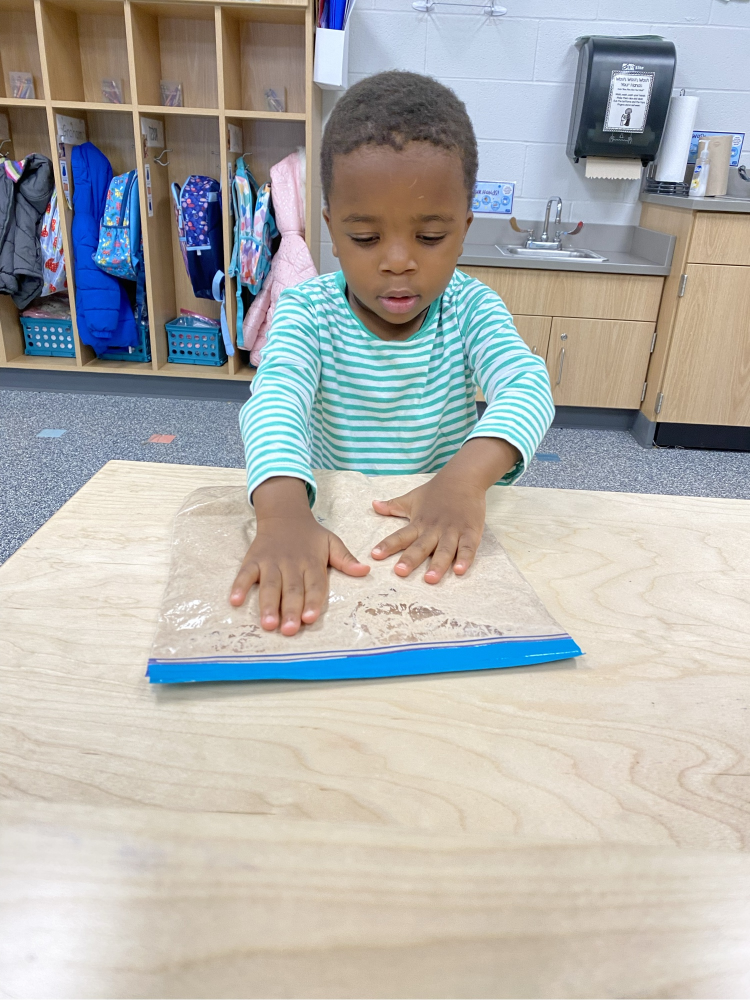
#> input picture imaging.seesaw11.jpg, 1500 x 2000 px (shown at 1/2 size)
$ python cv_demo.py
#> lines starting #> are read from the running program, lines starting #| are printed output that depends on the picture; after the words box and inside, x2 and y2 are one past the last pixel; in counts of white or black regions, pixels touching at a corner belong together
from PIL import Image
import numpy as np
import cv2 as cv
import os
from enum import Enum

def convert_pil_arr(pil_obj):
    img_arr = np.array(pil_obj)
    return img_arr

def cv_draw_rectangle(img, face_rectangle, show = False, color=None, thickness=None):

    class colorcode(Enum): #BGR scale
        blue = (255, 0, 0)
        green = (0, 255, 0)
        red = (0, 0, 255)

    if thickness is None:
        thickness = 4 #-1 for black fill
    else:
        thickness = int(thickness)

    if color is None or color == 'red' or color == 'red'.upper() or color == (255, 0, 0):
        color = colorcode.red.value
    elif color == 'green' or color == 'green'.upper() or color == (0, 255, 0):
        color = colorcode.green.value
    elif color == 'blue' or color == 'blue'.upper() or color == (0, 0, 255):
        color = colorcode.blue.value

    if show is False:
        for (x,y,w,h) in face_rectangle:
            start_pt = (x,y) #x and y = top left corner of the image
            end_pt = (x+w,y+h) #x+w and y+h = bottom right corner
            cv.rectangle(img, start_pt, end_pt, color, thickness=thickness)
    else:
        for (x,y,w,h) in face_rectangle:
            start_pt = (x,y) #x and y = top left corner of the image
            end_pt = (x+w,y+h) #x+w and y+h = bottom right corner
            cv.rectangle(convert_pil_arr(pil_obj), start_pt, end_pt, color, thickness=thickness)
        cv.imshow('detected faces',img)
        cv.waitKey()
        cv.destroyAllWindows()

#choose classifier
def use_builtin_face_classifier():
    opencv_base_dir = os.path.dirname(os.path.abspath(cv.__file__))
    haar_algo = os.path.join(opencv_base_dir, 'data/haarcascade_frontalface_alt.xml') #haar_classifier = cv.data.haarcascades + 'haarcascade_frontalface_alt.xml'; used alone and notice the alt there
    return haar_algo

def use_builtin_eye_classifier():
    opencv_base_dir = os.path.dirname(os.path.abspath(cv.__file__))
    haar_algo = os.path.join(opencv_base_dir, 'data/haarcascade_eye.xml') #haar_classifier = cv.data.haarcascades + 'haarcascade_frontalface_alt.xml'; used alone and notice the alt there
    return haar_algo

#CV
img=cv.imread("imaging.seesaw11.jpg")
#> img is the input picture: shape (2000, 1500, 3); mean B, G, R 172.3, 175.9, 176.3
#pil_obj = Image.fromarray(img)
#pil_obj = pil_obj.resize((810,1080))
#img = np.array(pil_obj)
grayimg=cv.cvtColor(img, cv.COLOR_BGR2GRAY)
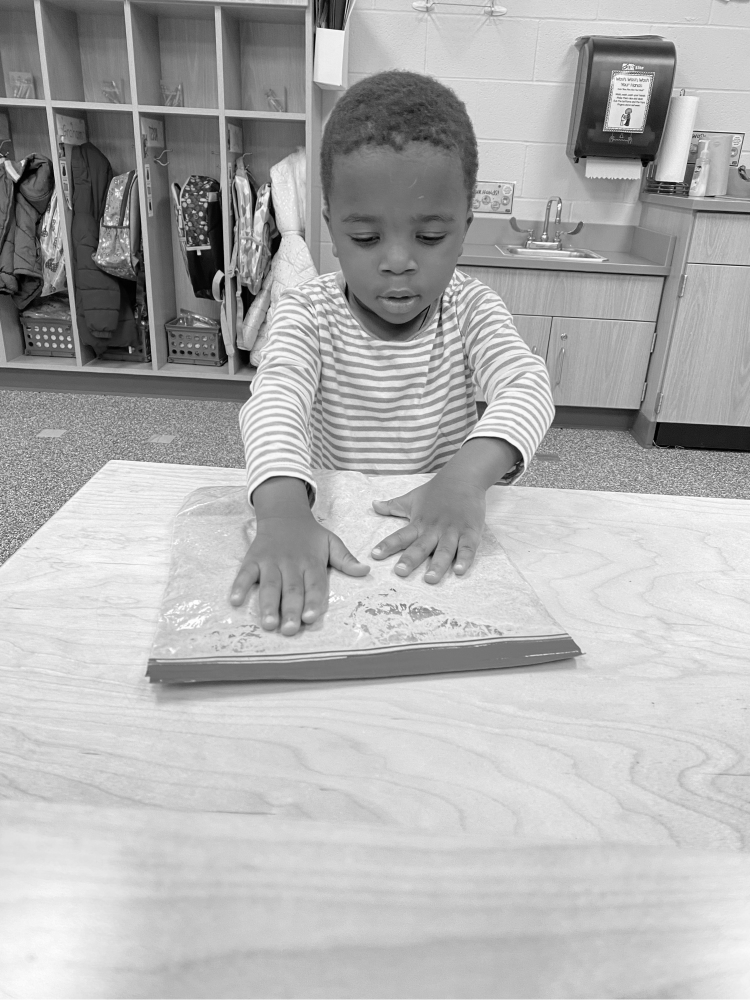
#> grayimg: shape (2000, 1500) (shown at 1/2 size); min 0, max 255, mean 175.6

haar_classifier = use_builtin_face_classifier()
eye_classifier = use_builtin_eye_classifier()
haar_cascade = cv.CascadeClassifier(haar_classifier)
eye_cascade = cv.CascadeClassifier(eye_classifier)

faces_rect = haar_cascade.detectMultiScale(grayimg, scaleFactor=1.3, minNeighbors=3)
#> faces_rect = [[632, 347, 331, 331]]

for (x, y, w, h) in faces_rect:
    cv.rectangle(img, (x, y), (x+w, y+h), (0, 0, 255), thickness=4)
    pil_obj = Image.fromarray(img)
    face = pil_obj.crop((x,y,x+w,y+h))
    face = np.array(face)

    roi_gray = grayimg[y:y+h, x:x+w]
    roi_color = img[y:y+h, x:x+w]
    eyes = eye_cascade.detectMultiScale(roi_gray)
    for (ex,ey,ew,eh) in eyes:
        cv.rectangle(roi_color,(ex,ey),(ex+ew,ey+eh),(0,255,0),2)
#> this loop made 1 pass
#> pass 1, `pil_obj = Image.fromarray(img)`:
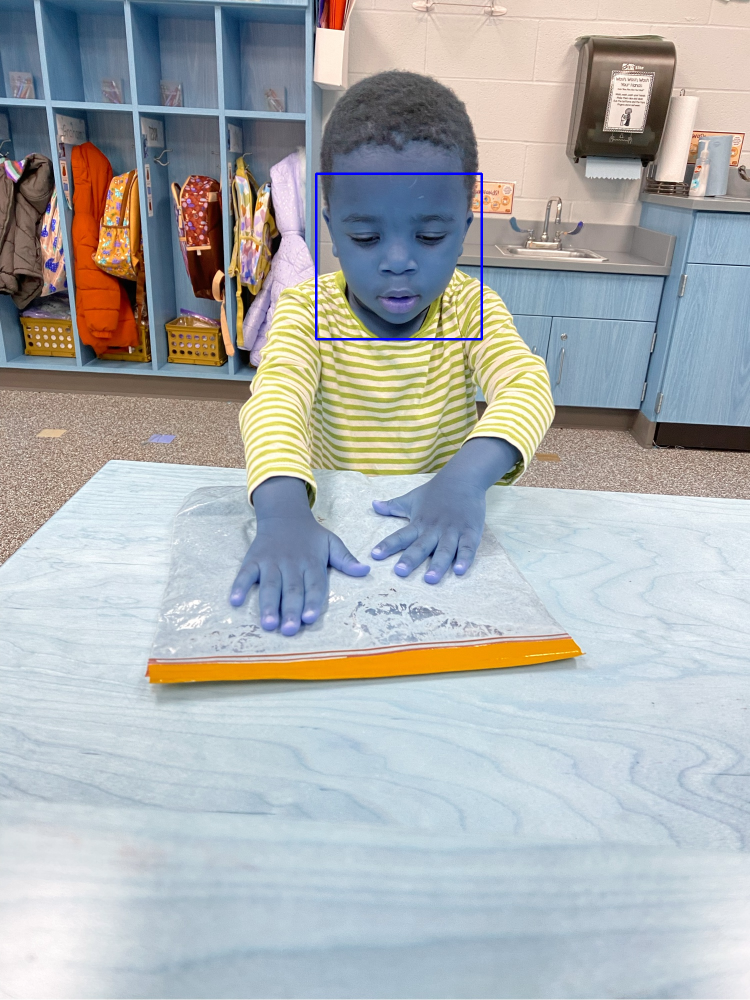
#> pil_obj: PIL image 1500x2000 RGB (shown at 1/2 size); mean R, G, B 171.9, 175.5, 176.5
#> pass 1, `face = pil_obj.crop((x,y,x+w,y+h))`:
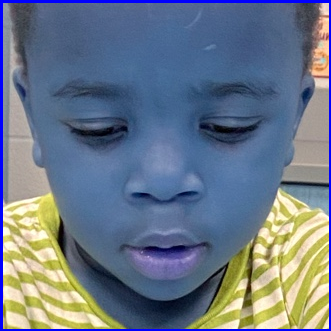
#> face: PIL image 331x331 RGB; mean R, G, B 106.1, 119.3, 135.9
#> pass 1, `roi_gray = grayimg[y:y+h, x:x+w]`:
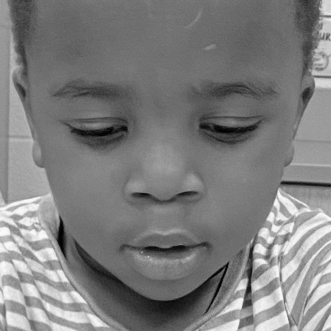
#> roi_gray: shape (331, 331); min 0, max 251, mean 125
#> after the loop:
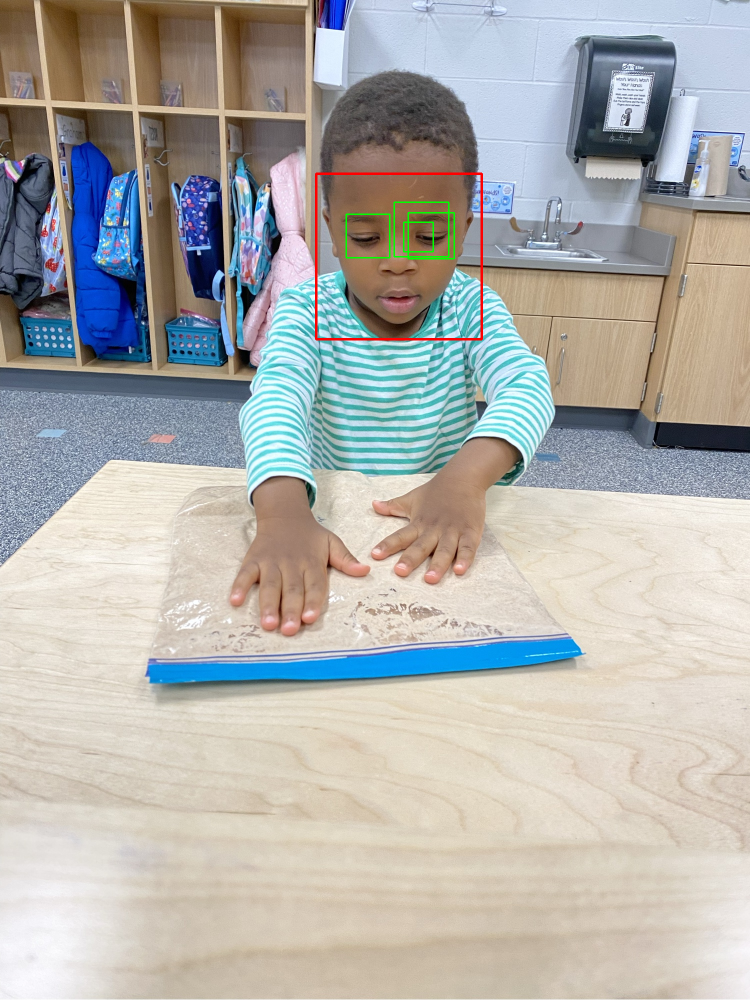
#> img: shape (2000, 1500, 3) (shown at 1/2 size); 0.36% of pixels changed, all inside (x1, y1, x2, y2) = (630, 345, 966, 681)
#> after the loop:
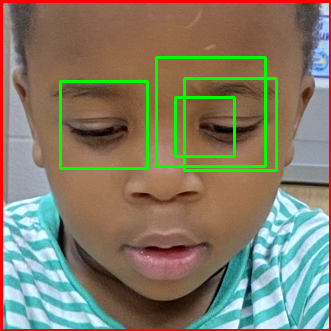
#> roi_color: shape (331, 331, 3); mean B, G, R 103.2, 124.9, 130.4


cv.imshow('Detected faces', img)
cv.imshow('Cropped faces', face)
cv.waitKey(0)
cv.destroyAllWindows()

$ run again, with imaging.seesaw10.jpg copied over imaging.seesaw11.jpg
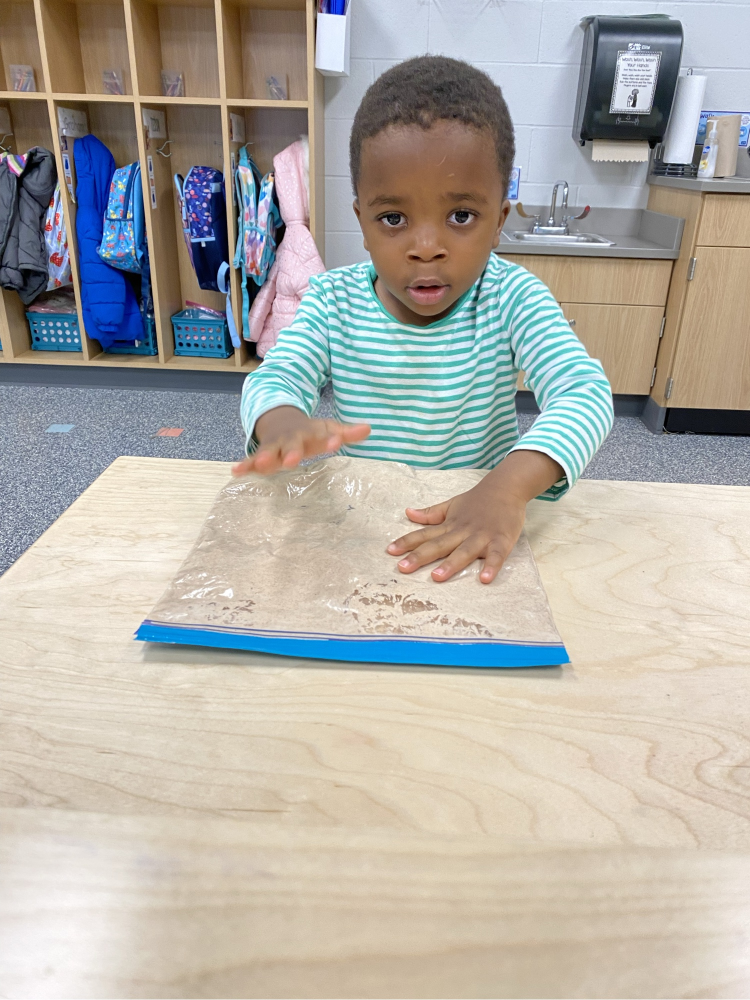
#> input picture imaging.seesaw10.jpg, 1500 x 2000 px (shown at 1/2 size)
#> img is the input picture: shape (2000, 1500, 3); mean B, G, R 166.2, 173.7, 177.1
#> faces_rect = [[651, 264, 412, 412]]
#> the loop `for (x, y, w, h) in faces_rect:` made 1 pass
#> (x, y, w, h, eyes) on pass 1: (651, 264, 412, 412, [[94, 135, 79, 79], [226, 126, 85, 85]])
#> pass 1, `roi_gray = grayimg[y:y+h, x:x+w]`:
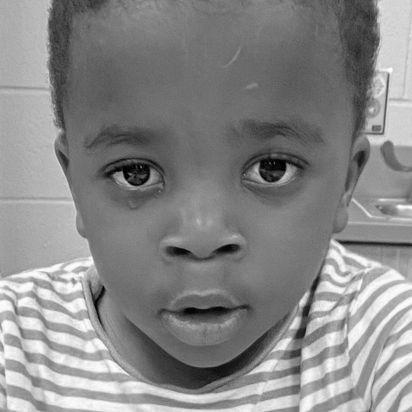
#> roi_gray: shape (412, 412); min 0, max 253, mean 135.4
#> after the loop `for (x, y, w, h) in faces_rect:`:
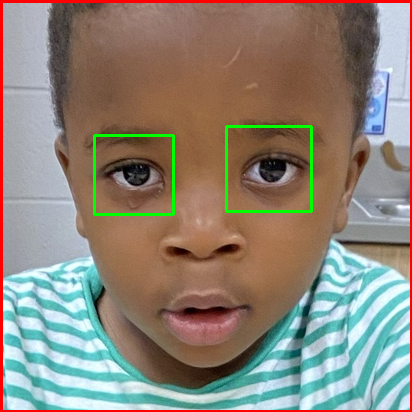
#> roi_color: shape (412, 412, 3); mean B, G, R 120.2, 132.7, 141

$ run again, with imaging.seesaw15.jpg copied over imaging.seesaw11.jpg
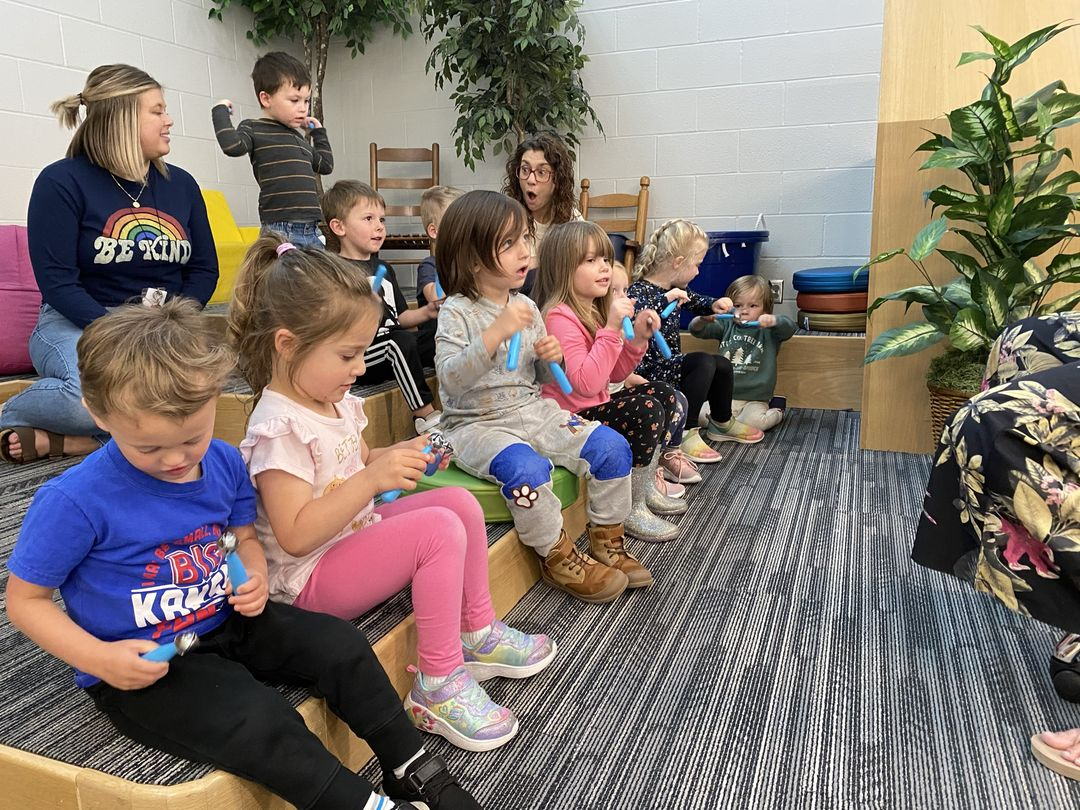
#> input picture imaging.seesaw15.jpg, 1080 x 810 px
#> img is the input picture: shape (810, 1080, 3); mean B, G, R 112.3, 118.5, 129.3
#> `grayimg=cv.cvtColor(img, cv.COLOR_BGR2GRAY)`:
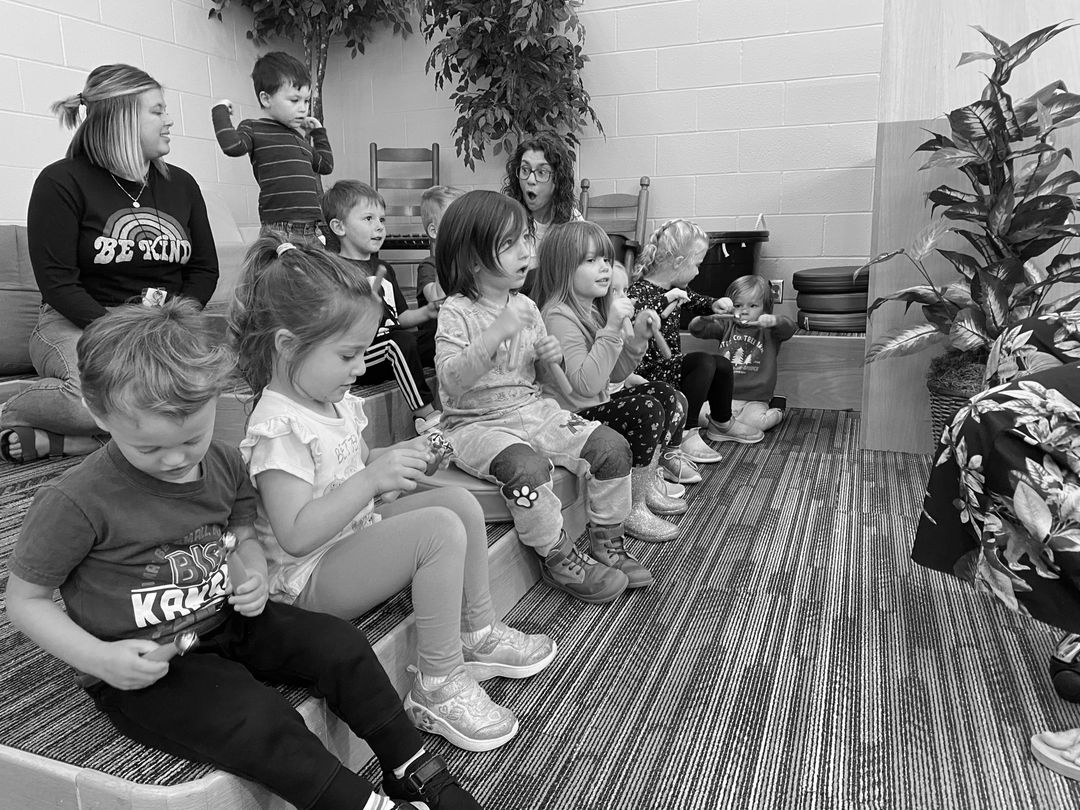
#> grayimg: shape (810, 1080); min 0, max 255, mean 121
#> faces_rect = [[511, 151, 46, 46], [353, 202, 47, 47]]
#> the loop `for (x, y, w, h) in faces_rect:` made 2 passes
#> after the loop `for (x, y, w, h) in faces_rect:`:
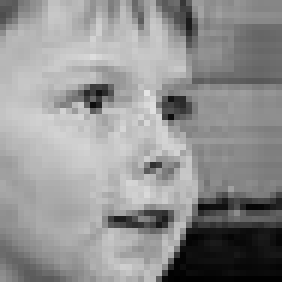
#> roi_gray: shape (47, 47) (shown 6 times larger); min 0, max 228, mean 145.1
